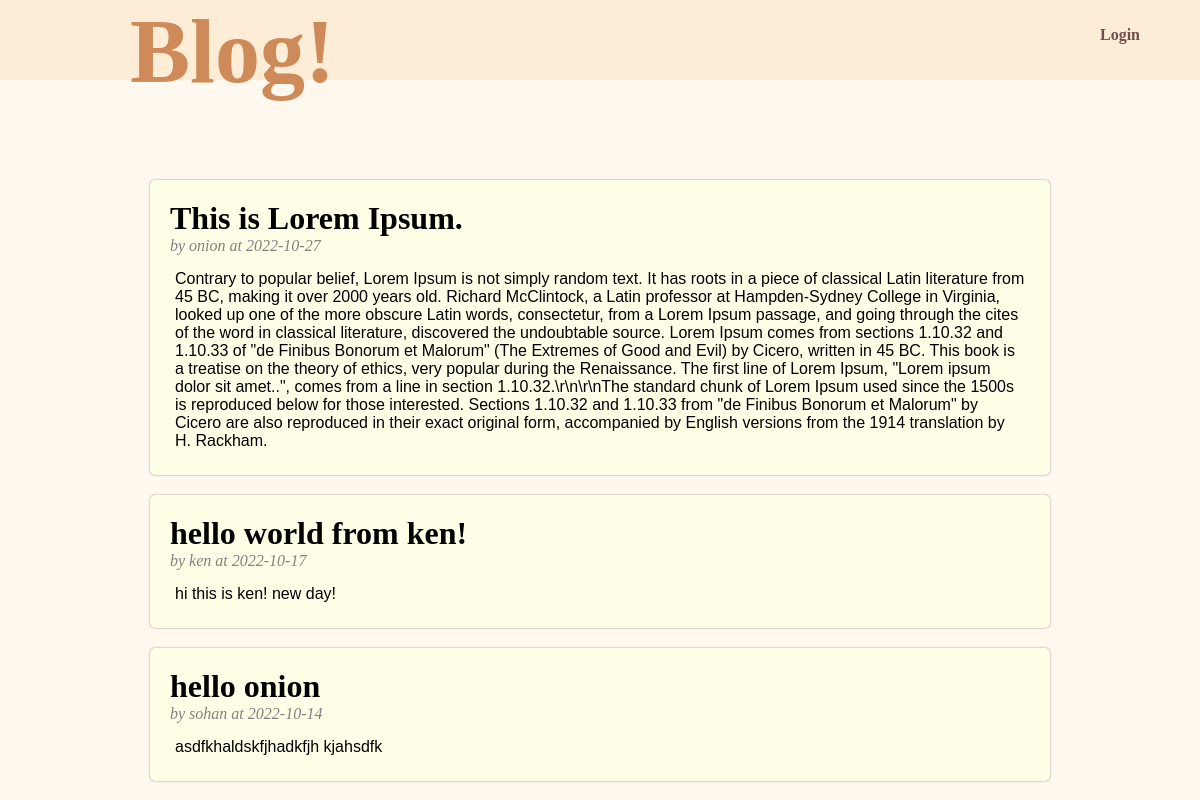
Before: / with the older database file.
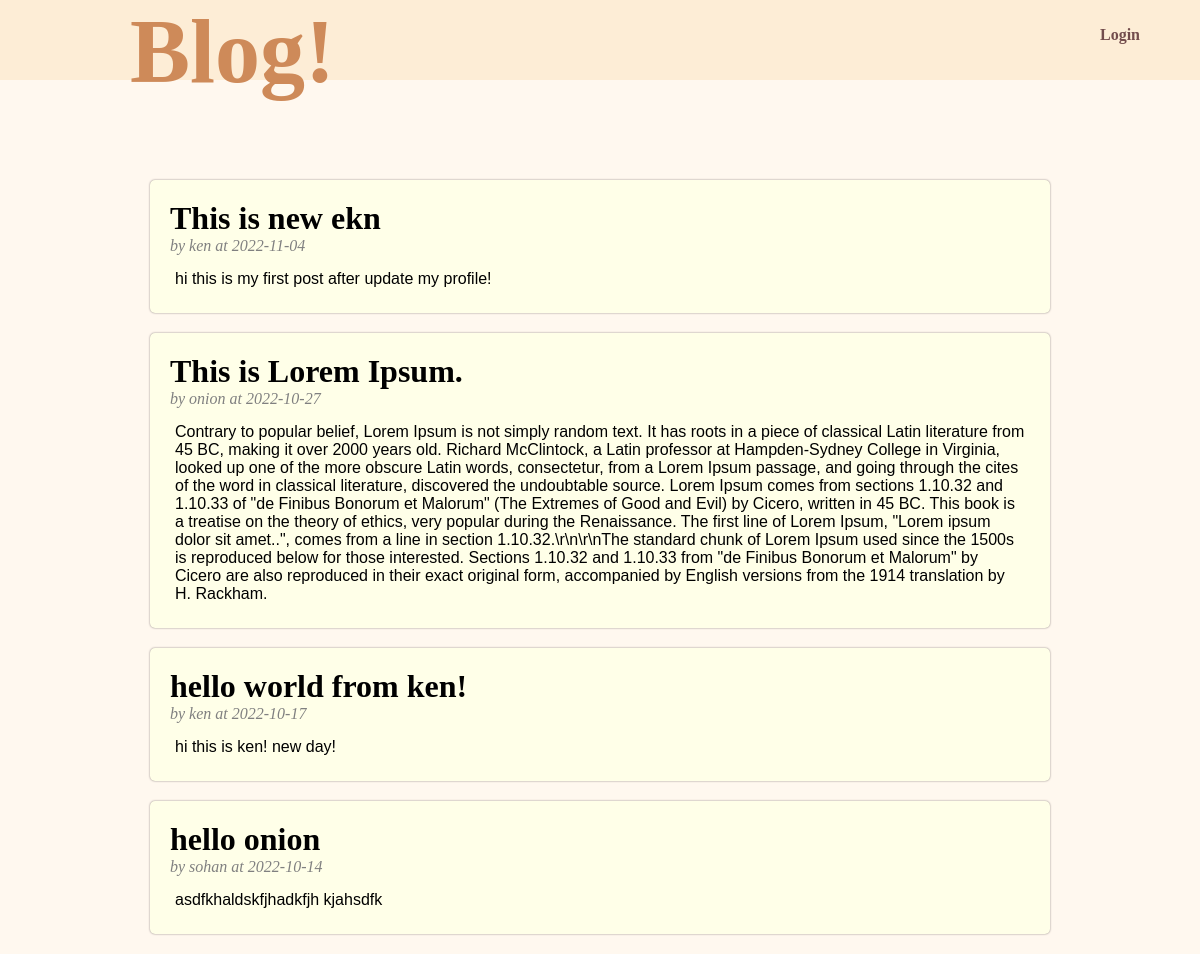
After: the same page with the newer database file.
### tables this page shows
CREATE TABLE posts(
id INTEGER PRIMARY KEY AUTOINCREMENT,
title TEXT NOT NULL,
description TEXT,
author TEXT NOT NULL,
date DATETIME DEFAULT CURRENT_TIMESTAMP
);

### app.py (the view)
@app.route('/')
def index():
	posts = model.fetch_post()
	return render_template('index.html', title='Home', active=session.get('loged_in', None), uname=session.get('username', None), posts=posts)

### model.py (called while the page is built)
def db_connect():
	conn = sqlite3.connect('database.db')
	return conn

def fetch_post():
	conn = db_connect()
	d={}
	flag=None
	try:
		conn.row_factory = sqlite3.Row
		d = conn.execute(f"SELECT id, title, description, author, date FROM posts order by date DESC").fetchall()
	except:
		flag=True
	conn.close()
	if flag == None:
		return d
	return None

### templates/index.html (shortened to what this page needs)
{% extends 'layout.html' %}
	{% block content %}
		<div id="content">
			<div id="header_name">
				<h1>Blog!</h1>
			</div>
			{% if active %}
				<div id="active">
						<span>Hello, {{uname}}!</span>
					<div id="dash">
						<a href="{{url_for('change', to=0)}}">Dashboard</a>
					</div>
					<div id="out">
						<a href="{{ url_for('logout') }}">Logout</a>
					</div>
				</div>
			{% else %}
			<div id="login_bar">
				<a href="{{ url_for('login') }}"> Login </a>
			</div>
			{% endif %}
		</div>
		<div id="body_content">
			<div id="post_content">
				{% for post in posts %}
				<div id="body-post">
					<div id="p-title">
						<h1>{{ post['title'] }}</h1>
					</div>
					<div id="autor">
						<p>by {{ post['author'] }} at {{ post['date'].split()[0] }}</p>
					</div>
					<div id="p-content">
						<p>
							{{ post['description'] }}
						</p>
					</div>
				</div>
				{% endfor %}
			</div>
		</div>
	{% endblock %}

### templates/layout.html (shortened to what this page needs)
<html>
<head>
	<link type="text/css" rel="stylesheet" href="{{ url_for('static', filename='css/style.css') }}"></link>
</head>
<body>
	{% block content %}
	{% endblock %}
</body>
</html>

### static/css/style.css (style rules this page uses)
* { margin:0px; }
body { background: #fff8ef; }
#content { display:inline-flex; height: 80px; width: 100%; background: #fdedd6; color: black; }
#header_name { width: 70%; height:100%; margin: 0px auto; }
#header_name h1 { color:#ce8a59; font-size: 90px; }
#login_bar { width:100px; line-height: 70px; font-weight: bold; }
#login_bar a { color: #734d4d; text-decoration: none; }
#body_content { width: 75%; margin: 0px auto; margin-top: 0px; margin-top: 0px; margin-top: 100; }
#body-post { padding: 20px; margin-bottom: 20px; background: #ffffe8; box-shadow: 0px 0px 2px #847979; border-radius: 5px; }
#p-content { font-family: arial; padding: 5px; margin-top: 10px; }
#autor { font-style:italic; color: gray; }
a { text-decoration: none; }

Changed rows visible on the page:
added posts: title "This is new ekn", author "ken", date "2022-11-04", description "hi this is my first post after update my profile!"
